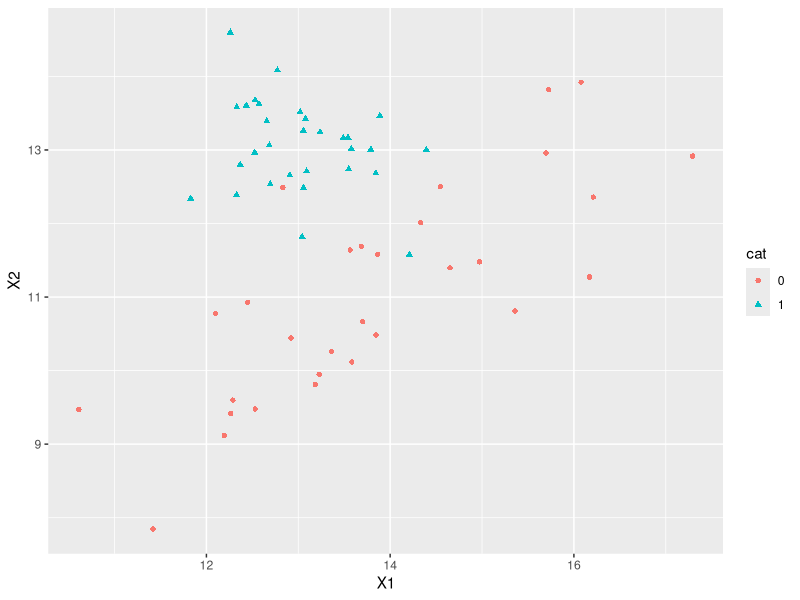
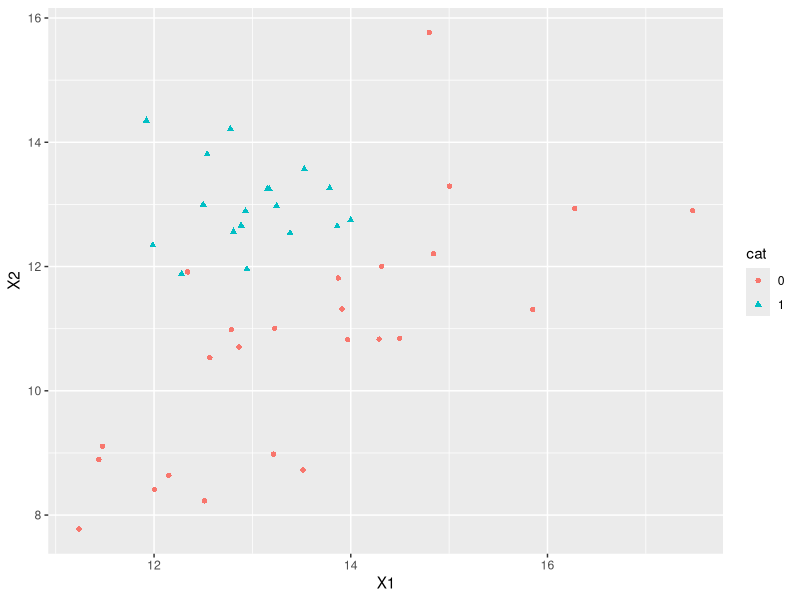

R code for these plots, in order:
library(MASS) # パッケージのロード
## 人工データによる例(2群の場合)
set.seed(123)
mu1 <- c(14,11)
mu2 <- c(13,13)
Sigma1 <- matrix(c(1,0.7,0.7,1),2,2)*2.5
Sigma2 <- matrix(c(1,-0.3,-0.3,1),2,2)*0.5
n <- 30
x1 <- mvrnorm(n,mu=mu1,Sigma=Sigma1)
x2 <- mvrnorm(n,mu=mu2,Sigma=Sigma2)
X1 <- cbind(data.frame(x1),data.frame(cat=rep("0",n)))
X2 <- cbind(data.frame(x2),data.frame(cat=rep("1",n)))
X <- rbind(X1,X2)
## データのプロット
library(ggplot2) 
ggplot(X, aes(X1, X2, color = cat, shape = cat)) +
  geom_point() 
## 分析の開始：
(myqda1 <- qda(cat~X1+X2,X)) # トレーニングデータで判別関数を作る
## 新しいデータを判別する：
n1 <- 25
n2 <- 18
x1new <- mvrnorm(n1,mu=mu1,Sigma=Sigma1)
x2new <- mvrnorm(n2,mu=mu2,Sigma=Sigma2)
X1new <- cbind(data.frame(x1new),data.frame(cat=rep("0",n1)))
X2new <- cbind(data.frame(x2new),data.frame(cat=rep("1",n2)))
Xnew <- rbind(X1new,X2new)
mypredict1<-predict(myqda1, newdata = Xnew[,1:2]) # Xnewを判別
table(true = Xnew$cat, pred = mypredict1$class) # 真のクラスと予測されたクラスの比較
mypredict1$class # 予測を真の分類と比較：
Xnew$cat 
ggplot(Xnew, aes(X1, X2, color = cat, shape = cat)) +
  geom_point() # データのプロット
## 比較のためldaも実行
(mylda1 <- lda(cat~X1+X2,X))
mypredict1<-predict(mylda1, newdata = Xnew[,1:2]) # Xnewを判別
table(true = Xnew$cat, pred = mypredict1$class) # 真のクラスと予測されたクラスの比較
mypredict1$class # 予測を真の分類と比較：
Xnew$cat 